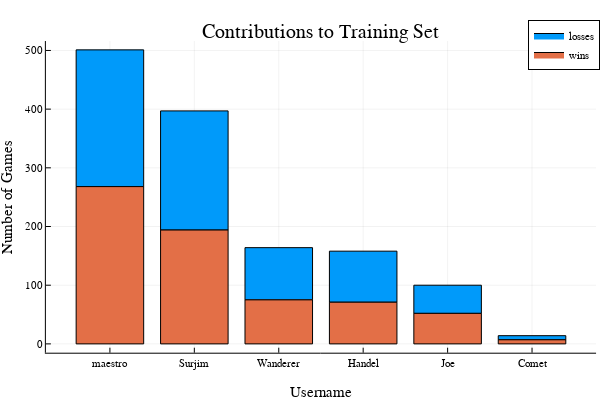

Write notebook code for a chart like this one.
### Code cell
contributions_order = sortperm(player_stats[:,"games_played"].*-1)

groupedbar(
    [player_stats[contributions_order,"losses"] player_stats[contributions_order,"wins"]],
    xticks = (1:nrow(player_stats), player_stats[contributions_order,"username"]),
    label = ["losses" "wins"],
    bar_position = :stack,
    title = "Contributions to Training Set",
    xlabel = "Username",
    ylabel = "Number of Games"
)

### Figure 1 — Plotly figure (JSON) as saved in the notebook; plotly's stock layout.template omitted (floating-point values rounded to 4 significant figures)
{"data": [{"fill": "tozeroy", "fillcolor": "rgba(0, 154, 250, 1.000)", "legendgroup": "losses", "line": {"color": "rgba(0, 0, 0, 1.000)", "dash": "solid", "width": 1}, "mode": "lines", "name": "losses", "showlegend": true, "type": "scatter", "x": [0.6, 0.6, 1.4, 1.4, 0.6, 0.6], "xaxis": "x1", "y": [501, 268, 268, 501, 501, 501], "yaxis": "y1"}, {"fill": "tozeroy", "fillcolor": "rgba(0, 154, 250, 1.000)", "legendgroup": "losses", "line": {"color": "rgba(0, 0, 0, 1.000)", "dash": "solid", "width": 1}, "mode": "lines", "name": "losses", "showlegend": false, "type": "scatter", "x": [1.6, 1.6, 2.4, 2.4, 1.6, 1.6], "xaxis": "x1", "y": [397, 194, 194, 397, 397, 397], "yaxis": "y1"}, {"fill": "tozeroy", "fillcolor": "rgba(0, 154, 250, 1.000)", "legendgroup": "losses", "line": {"color": "rgba(0, 0, 0, 1.000)", "dash": "solid", "width": 1}, "mode": "lines", "name": "losses", "showlegend": false, "type": "scatter", "x": [2.6, 2.6, 3.4, 3.4, 2.6, 2.6], "xaxis": "x1", "y": [164, 75, 75, 164, 164, 164], "yaxis": "y1"}, {"fill": "tozeroy", "fillcolor": "rgba(0, 154, 250, 1.000)", "legendgroup": "losses", "line": {"color": "rgba(0, 0, 0, 1.000)", "dash": "solid", "width": 1}, "mode": "lines", "name": "losses", "showlegend": false, "type": "scatter", "x": [3.6, 3.6, 4.4, 4.4, 3.6, 3.6], "xaxis": "x1", "y": [158, 71, 71, 158, 158, 158], "yaxis": "y1"}, {"fill": "tozeroy", "fillcolor": "rgba(0, 154, 250, 1.000)", "legendgroup": "losses", "line": {"color": "rgba(0, 0, 0, 1.000)", "dash": "solid", "width": 1}, "mode": "lines", "name": "losses", "showlegend": false, "type": "scatter", "x": [4.6, 4.6, 5.4, 5.4, 4.6, 4.6], "xaxis": "x1", "y": [100, 52, 52, 100, 100, 100], "yaxis": "y1"}, {"fill": "tozeroy", "fillcolor": "rgba(0, 154, 250, 1.000)", "legendgroup": "losses", "line": {"color": "rgba(0, 0, 0, 1.000)", "dash": "solid", "width": 1}, "mode": "lines", "name": "losses", "showlegend": false, "type": "scatter", "x": [5.6, 5.6, 6.4, 6.4, 5.6, 5.6], "xaxis": "x1", "y": [14, 7, 7, 14, 14, 14], "yaxis": "y1"}, {"colorbar": {"title": ""}, "legendgroup": "losses", "marker": {"color": "rgba(0, 154, 250, 0.000)", "line": {"color": "rgba(0, 0, 0, 0.000)", "width": 1}, "size": 0, "symbol": "circle"}, "mode": "markers", "name": "losses", "showlegend": false, "type": "scatter", "x": [1, 2, 3, 4, 5, 6], "xaxis": "x", "y": [501, 397, 164, 158, 100, 14], "yaxis": "y", "zmax": null, "zmin": null}, {"fill": "tozeroy", "fillcolor": "rgba(227, 111, 71, 1.000)", "legendgroup": "wins", "line": {"color": "rgba(0, 0, 0, 1.000)", "dash": "solid", "width": 1}, "mode": "lines", "name": "wins", "showlegend": true, "type": "scatter", "x": [0.6, 0.6, 1.4, 1.4, 0.6, 0.6], "xaxis": "x1", "y": [268, 0, 0, 268, 268, 268], "yaxis": "y1"}, {"fill": "tozeroy", "fillcolor": "rgba(227, 111, 71, 1.000)", "legendgroup": "wins", "line": {"color": "rgba(0, 0, 0, 1.000)", "dash": "solid", "width": 1}, "mode": "lines", "name": "wins", "showlegend": false, "type": "scatter", "x": [1.6, 1.6, 2.4, 2.4, 1.6, 1.6], "xaxis": "x1", "y": [194, 0, 0, 194, 194, 194], "yaxis": "y1"}, {"fill": "tozeroy", "fillcolor": "rgba(227, 111, 71, 1.000)", "legendgroup": "wins", "line": {"color": "rgba(0, 0, 0, 1.000)", "dash": "solid", "width": 1}, "mode": "lines", "name": "wins", "showlegend": false, "type": "scatter", "x": [2.6, 2.6, 3.4, 3.4, 2.6, 2.6], "xaxis": "x1", "y": [75, 0, 0, 75, 75, 75], "yaxis": "y1"}, {"fill": "tozeroy", "fillcolor": "rgba(227, 111, 71, 1.000)", "legendgroup": "wins", "line": {"color": "rgba(0, 0, 0, 1.000)", "dash": "solid", "width": 1}, "mode": "lines", "name": "wins", "showlegend": false, "type": "scatter", "x": [3.6, 3.6, 4.4, 4.4, 3.6, 3.6], "xaxis": "x1", "y": [71, 0, 0, 71, 71, 71], "yaxis": "y1"}, {"fill": "tozeroy", "fillcolor": "rgba(227, 111, 71, 1.000)", "legendgroup": "wins", "line": {"color": "rgba(0, 0, 0, 1.000)", "dash": "solid", "width": 1}, "mode": "lines", "name": "wins", "showlegend": false, "type": "scatter", "x": [4.6, 4.6, 5.4, 5.4, 4.6, 4.6], "xaxis": "x1", "y": [52, 0, 0, 52, 52, 52], "yaxis": "y1"}, {"fill": "tozeroy", "fillcolor": "rgba(227, 111, 71, 1.000)", "legendgroup": "wins", "line": {"color": "rgba(0, 0, 0, 1.000)", "dash": "solid", "width": 1}, "mode": "lines", "name": "wins", "showlegend": false, "type": "scatter", "x": [5.6, 5.6, 6.4, 6.4, 5.6, 5.6], "xaxis": "x1", "y": [7, 0, 0, 7, 7, 7], "yaxis": "y1"}, {"colorbar": {"title": ""}, "legendgroup": "wins", "marker": {"color": "rgba(227, 111, 71, 0.000)", "line": {"color": "rgba(0, 0, 0, 0.000)", "width": 1}, "size": 0, "symbol": "circle"}, "mode": "markers", "name": "wins", "showlegend": false, "type": "scatter", "x": [1, 2, 3, 4, 5, 6], "xaxis": "x", "y": [268, 194, 75, 71, 52, 7], "yaxis": "y", "zmax": null, "zmin": null}], "layout": {"annotations": [{"font": {"color": "rgba(0, 0, 0, 1.000)", "family": "sans-serif", "size": 20}, "rotation": 0, "showarrow": false, "text": "Contributions to Training Set", "x": 0.535, "xanchor": "center", "xref": "paper", "y": 1, "yanchor": "top", "yref": "paper"}], "height": 400, "legend": {"bgcolor": "rgba(255, 255, 255, 1.000)", "bordercolor": "rgba(0, 0, 0, 1.000)", "borderwidth": 1, "font": {"color": "rgba(0, 0, 0, 1.000)", "family": "sans-serif", "size": 11}, "title": {"font": {"color": "rgba(0, 0, 0, 1.000)", "family": "sans-serif", "size": 15}, "text": ""}, "tracegroupgap": 0, "traceorder": "normal", "x": 1, "xanchor": "auto", "y": 1, "yanchor": "auto"}, "margin": {"b": 20, "l": 0, "r": 0, "t": 20}, "paper_bgcolor": "rgba(255, 255, 255, 1.000)", "plot_bgcolor": "rgba(255, 255, 255, 1.000)", "showlegend": true, "width": 600, "xaxis": {"anchor": "y", "domain": [0.07647, 0.9934], "gridcolor": "rgba(0, 0, 0, 0.100)", "gridwidth": 0.5, "linecolor": "rgba(0, 0, 0, 1.000)", "mirror": false, "range": [0.2416, 6.758], "showgrid": true, "showline": true, "showticklabels": true, "tickangle": 0, "tickcolor": "rgb(0, 0, 0)", "tickfont": {"color": "rgba(0, 0, 0, 1.000)", "family": "sans-serif", "size": 11}, "tickmode": "array", "ticks": "inside", "ticktext": ["maestro", "Surjim", "Wanderer", "Handel", "Joe", "Comet"], "tickvals": [1, 2, 3, 4, 5, 6], "title": "Username", "titlefont": {"color": "rgba(0, 0, 0, 1.000)", "family": "sans-serif", "size": 15}, "type": "-", "visible": true, "zeroline": false, "zerolinecolor": "rgba(0, 0, 0, 1.000)"}, "yaxis": {"anchor": "x", "domain": [0.07581, 0.9415], "gridcolor": "rgba(0, 0, 0, 0.100)", "gridwidth": 0.5, "linecolor": "rgba(0, 0, 0, 1.000)", "mirror": false, "range": [-15.03, 516.0], "showgrid": true, "showline": true, "showticklabels": true, "tickangle": 0, "tickcolor": "rgb(0, 0, 0)", "tickfont": {"color": "rgba(0, 0, 0, 1.000)", "family": "sans-serif", "size": 11}, "tickmode": "array", "ticks": "inside", "ticktext": ["0", "100", "200", "300", "400", "500"], "tickvals": [0, 100, 200, 300, 400, 500], "title": "Number of Games", "titlefont": {"color": "rgba(0, 0, 0, 1.000)", "family": "sans-serif", "size": 15}, "type": "-", "visible": true, "zeroline": false, "zerolinecolor": "rgba(0, 0, 0, 1.000)"}}}
